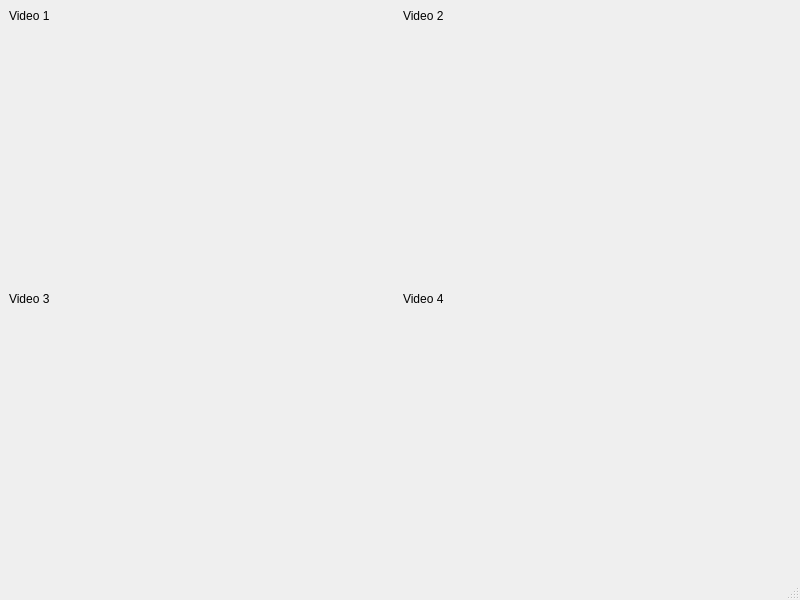
<?xml version="1.0" encoding="UTF-8"?>
<ui version="4.0">
 <class>QGCVideoMainWindow</class>
 <widget class="QMainWindow" name="QGCVideoMainWindow">
  <property name="geometry">
   <rect>
    <x>0</x>
    <y>0</y>
    <width>800</width>
    <height>600</height>
   </rect>
  </property>
  <property name="windowTitle">
   <string>MainWindow</string>
  </property>
  <widget class="QWidget" name="centralwidget">
   <layout class="QGridLayout" name="gridLayout" rowstretch="1,100,1,100">
    <item row="1" column="0">
     <widget class="QGCVideoWidget" name="video1Widget" native="true"/>
    </item>
    <item row="1" column="1">
     <widget class="QGCVideoWidget" name="video2Widget" native="true"/>
    </item>
    <item row="3" column="0">
     <widget class="QGCVideoWidget" name="video3Widget" native="true"/>
    </item>
    <item row="3" column="1">
     <widget class="QGCVideoWidget" name="video4Widget" native="true"/>
    </item>
    <item row="0" column="0">
     <widget class="QLabel" name="label">
      <property name="text">
       <string>Video 1</string>
      </property>
     </widget>
    </item>
    <item row="0" column="1">
     <widget class="QLabel" name="label_2">
      <property name="text">
       <string>Video 2</string>
      </property>
     </widget>
    </item>
    <item row="2" column="0">
     <widget class="QLabel" name="label_3">
      <property name="text">
       <string>Video 3</string>
      </property>
     </widget>
    </item>
    <item row="2" column="1">
     <widget class="QLabel" name="label_4">
      <property name="text">
       <string>Video 4</string>
      </property>
     </widget>
    </item>
   </layout>
  </widget>
  <widget class="QMenuBar" name="menubar">
   <property name="geometry">
    <rect>
     <x>0</x>
     <y>0</y>
     <width>800</width>
     <height>22</height>
    </rect>
   </property>
  </widget>
  <widget class="QStatusBar" name="statusbar"/>
 </widget>
 <customwidgets>
  <customwidget>
   <class>QGCVideoWidget</class>
   <extends>QWidget</extends>
   <header>QGCVideoWidget.h</header>
   <container>1</container>
  </customwidget>
 </customwidgets>
 <resources/>
 <connections/>
</ui>
